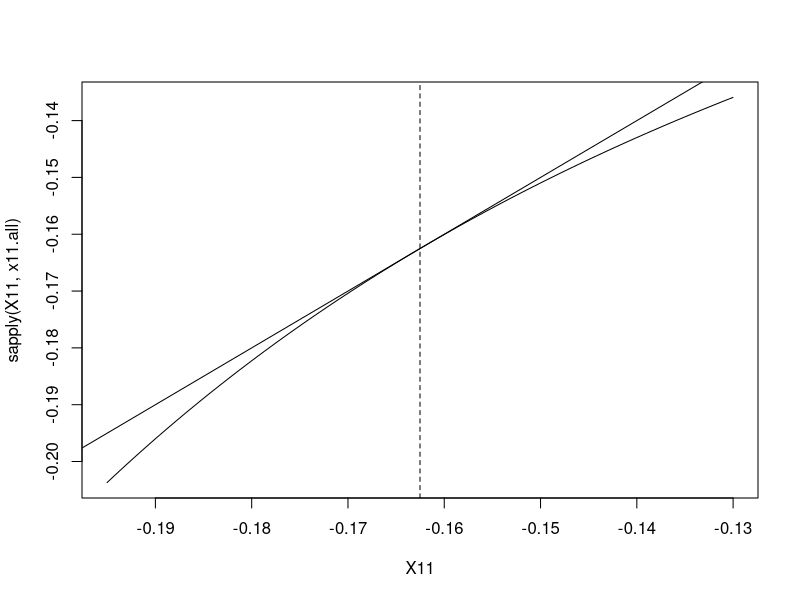
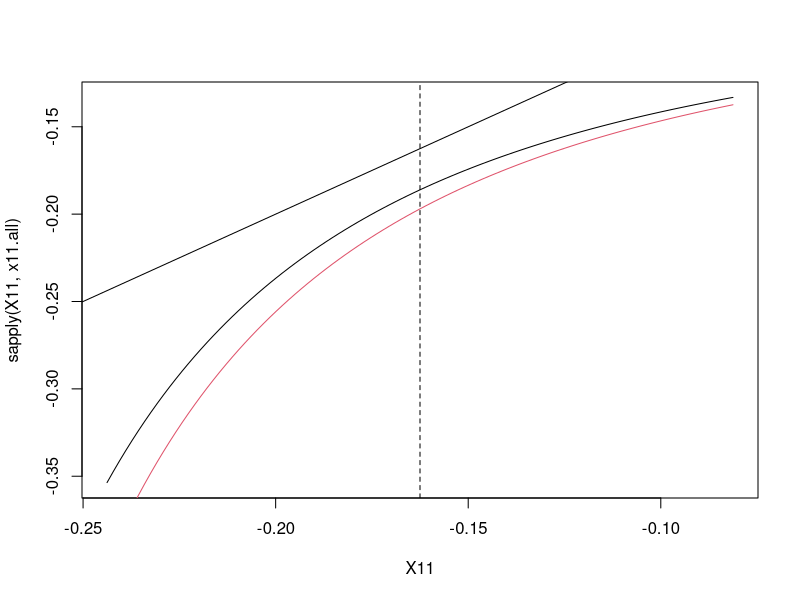

R code for these plots, in order:
alpha <- .85
c.ss <- alpha ^ alpha * ( 1 - alpha ) ^ ( 1 - alpha )
c.1 <- log(c.ss)
c.2 <- log(c.ss)
A.1 <- 0
A.2 <- 0

x12.fn <- function( x.11 )
  return( ( c.1 - alpha * x.11 ) / ( 1 - alpha ) )

x21.fn <- function( x.22 )
  return( ( c.2 - alpha * x.22 ) / ( 1 - alpha ) )

x11.fn <- function( x.21 )
  return( log( exp(A.1) - exp(x.21) ) )

x22.fn <- function( x.12 )
  return( log( exp(A.2) - exp(x.12) ) )

x11.all <- function( x.11 )
  return( x11.fn( x21.fn( x22.fn( x12.fn( x.11 ) ) ) ) )

x11.all( log( alpha ) )
log(alpha)

X11 <- seq( .8, 1.2, length.out = 101 ) * log(alpha)
plot( X11, sapply( X11, x11.all ), type='l' )
abline( 0, 1 )
abline( v=log(alpha), lty=2 )

x11.conv <- log( alpha ) * .9
for( i in 2:100 )
  x11.conv <- c( x11.conv, x11.all( x11.conv[i-1] ) )

A.1 <- -.02
X11 <- seq( .5, 1.5, length.out = 101 ) * log(alpha)
plot( X11, sapply( X11, x11.all ), type='l' )
c.1 <- log( c.ss ) * .98
lines( X11, sapply( X11, x11.all ), col=2 )
abline( 0, 1 )
abline( v=log(alpha), lty=2 )
